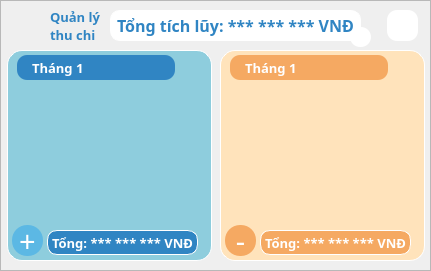
    <widget class="QFrame" name="frame_thuchi">
     <property name="geometry">
      <rect>
       <x>10</x>
       <y>300</y>
       <width>431</width>
       <height>271</height>
      </rect>
     </property>
     <property name="styleSheet">
      <string notr="true">#frame_thuchi{
	background-color: #EEEEEE;
	border-radius: 15;
	border: 1px solid white;
}</string>
     </property>
     <property name="frameShape">
      <enum>QFrame::StyledPanel</enum>
     </property>
     <property name="frameShadow">
      <enum>QFrame::Raised</enum>
     </property>
     <widget class="QFrame" name="frame_thu">
      <property name="geometry">
       <rect>
        <x>7</x>
        <y>50</y>
        <width>205</width>
        <height>211</height>
       </rect>
      </property>
      <property name="styleSheet">
       <string notr="true">#frame_thu{
	background-color: #8ECDDD;
	border-radius: 15;
	border: 1px solid white;
}</string>
      </property>
      <property name="frameShape">
       <enum>QFrame::StyledPanel</enum>
      </property>
      <property name="frameShadow">
       <enum>QFrame::Raised</enum>
      </property>
      <widget class="QPushButton" name="pushButton_Plus_thu">
       <property name="geometry">
        <rect>
         <x>5</x>
         <y>175</y>
         <width>31</width>
         <height>31</height>
        </rect>
       </property>
       <property name="font">
        <font>
         <family>SamsungOne 400</family>
         <pointsize>22</pointsize>
         <bold>false</bold>
        </font>
       </property>
       <property name="styleSheet">
        <string notr="true">#pushButton_Plus_thu
{
	border: 0px solid white;
	background-color: #5CB8E4;
	border-radius: 15px;
	color: white
}
#pushButton_Plus_thu::pressed
{
	background-color: #99FFFF;
	border-style: inset;
}
#pushButton_Plus_thu::hover
{
	background-color: #BBBBBB;
	border-style: inset;
}</string>
       </property>
       <property name="text">
        <string>+</string>
       </property>
       <property name="iconSize">
        <size>
         <width>40</width>
         <height>40</height>
        </size>
       </property>
      </widget>
      <widget class="QLabel" name="label_total_thu">
       <property name="geometry">
        <rect>
         <x>40</x>
         <y>180</y>
         <width>151</width>
         <height>25</height>
        </rect>
       </property>
       <property name="font">
        <font>
         <family>Samsung Sharp Sans</family>
         <pointsize>10</pointsize>
         <bold>true</bold>
        </font>
       </property>
       <property name="styleSheet">
        <string notr="true">#label_total_thu{
	background-color: #3085C3;
	border-radius: 10;
	border: 1px solid white;
	color: white
}</string>
       </property>
       <property name="text">
        <string>Tổng: *** *** *** VNĐ</string>
       </property>
       <property name="alignment">
        <set>Qt::AlignCenter</set>
       </property>
      </widget>
      <widget class="QComboBox" name="comboBox_MonthThu">
       <property name="geometry">
        <rect>
         <x>10</x>
         <y>5</y>
         <width>158</width>
         <height>25</height>
        </rect>
       </property>
       <property name="font">
        <font>
         <family>Samsung Sharp Sans</family>
         <pointsize>10</pointsize>
         <bold>true</bold>
        </font>
       </property>
       <property name="layoutDirection">
        <enum>Qt::LeftToRight</enum>
       </property>
       <property name="autoFillBackground">
        <bool>false</bool>
       </property>
       <property name="styleSheet">
        <string notr="true">/*#comboBox_MonthThu {
    border: 0px solid gray;
    border-radius: 10px;
    min-width: 6em;
	padding-left: 25;
	background-color: #5CB8E4;
	color: white
}

#comboBox_MonthThu:on {
    border-bottom-left-radius: 0px;
    border-bottom-right-radius: 0px;
}

#comboBox_MonthThu QAbstractItemView {
    border-bottom-right-radius: 10px;
    border-bottom-left-radius: 10px;
    background: transparent;
    border: 1px solid gray;
    padding: 4px 4px 4px 4px
}

#comboBox_MonthThu::drop-down {
	image: url(&quot;:/Icon/Image/icons8-month-64.png&quot;);
	width:20;
	padding-right: 5
}
*/

#comboBox_MonthThu {
	border: 0px solid;
	border-radius: 10px;
	background-color: #3085C3;
	padding: 1px 23px 1px 15px;
	min-width: 6em;
	color: #ffffff;
}
#comboBox_MonthThu::drop-down {
	subcontrol-origin: padding;
	subcontrol-position: top right;
	width: 20px;
 
	border-top-right-radius: 3px;
	border-bottom-right-radius: 3px;
}
#comboBox_MonthThu::down-arrow {
	image: url(&quot;:/Icon/Image/icons8-month-64.png&quot;);
	width: 20;
	height: 20;
	padding-right: 5
}
 
#comboBox_MonthThu QAbstractItemView {
    border-bottom-right-radius: 10px;
    border-bottom-left-radius: 10px;
    background-color: white;
    border: 0px solid gray;
    padding: 4px 4px 4px 4px;
	color: #3081D0;
	border-radius: 15;
}</string>
       </property>
       <property name="editable">
        <bool>false</bool>
       </property>
       <property name="currentIndex">
        <number>0</number>
       </property>
       <property name="maxVisibleItems">
        <number>10</number>
       </property>
       <item>
        <property name="text">
         <string>Tháng 1</string>
        </property>
       </item>
       <item>
        <property name="text">
         <string>Tháng 2</string>
        </property>
       </item>
       <item>
        <property name="text">
         <string>Tháng 3</string>
        </property>
       </item>
       <item>
        <property name="text">
         <string>Tháng 4</string>
        </property>
       </item>
       <item>
        <property name="text">
         <string>Tháng 5</string>
        </property>
       </item>
       <item>
        <property name="text">
         <string>Tháng 6</string>
        </property>
       </item>
       <item>
        <property name="text">
         <string>Tháng 7</string>
        </property>
       </item>
       <item>
        <property name="text">
         <string>Tháng 8</string>
        </property>
       </item>
       <item>
        <property name="text">
         <string>Tháng 9</string>
        </property>
       </item>
       <item>
        <property name="text">
         <string>Tháng 10</string>
        </property>
       </item>
       <item>
        <property name="text">
         <string>Tháng 11</string>
        </property>
       </item>
       <item>
        <property name="text">
         <string>Tháng 12</string>
        </property>
       </item>
      </widget>
     </widget>
     <widget class="QFrame" name="frame_chi">
      <property name="geometry">
       <rect>
        <x>220</x>
        <y>50</y>
        <width>205</width>
        <height>211</height>
       </rect>
      </property>
      <property name="styleSheet">
       <string notr="true">#frame_chi{
	background-color: #FFE3BB;
	border-radius: 15;
	border: 1px solid white;
}</string>
      </property>
      <property name="frameShape">
       <enum>QFrame::StyledPanel</enum>
      </property>
      <property name="frameShadow">
       <enum>QFrame::Raised</enum>
      </property>
      <widget class="QPushButton" name="pushButton_Plus_chi">
       <property name="geometry">
        <rect>
         <x>5</x>
         <y>175</y>
         <width>31</width>
         <height>31</height>
        </rect>
       </property>
       <property name="font">
        <font>
         <family>SamsungOne 400</family>
         <pointsize>22</pointsize>
        </font>
       </property>
       <property name="styleSheet">
        <string notr="true">#pushButton_Plus_chi
{
	border: 0px solid white;
	background-color: #F5A962;
	border-radius: 15px;
	color: white
}
#pushButton_Plus_chi::pressed
{
	background-color: #99FFFF;
	border-style: inset;
}
#pushButton_Plus_chi::hover
{
	background-color: #BBBBBB;
	border-style: inset;
}</string>
       </property>
       <property name="text">
        <string>-</string>
       </property>
       <property name="iconSize">
        <size>
         <width>40</width>
         <height>40</height>
        </size>
       </property>
      </widget>
      <widget class="QLabel" name="label_6">
       <property name="geometry">
        <rect>
         <x>170</x>
         <y>5</y>
         <width>28</width>
         <height>28</height>
        </rect>
       </property>
       <property name="text">
        <string/>
       </property>
       <property name="pixmap">
        <pixmap resource="ResourceFile.qrc">:/Icon/Image/icons8-money-48.png</pixmap>
       </property>
       <property name="scaledContents">
        <bool>true</bool>
       </property>
      </widget>
      <widget class="QLabel" name="label_total_chi">
       <property name="geometry">
        <rect>
         <x>40</x>
         <y>180</y>
         <width>151</width>
         <height>25</height>
        </rect>
       </property>
       <property name="font">
        <font>
         <family>Samsung Sharp Sans</family>
         <pointsize>10</pointsize>
         <bold>true</bold>
        </font>
       </property>
       <property name="styleSheet">
        <string notr="true">#label_total_chi{
	background-color: #F5A962;
	border-radius: 10;
	border: 1px solid white;
	color: white
}</string>
       </property>
       <property name="text">
        <string>Tổng: *** *** *** VNĐ</string>
       </property>
       <property name="alignment">
        <set>Qt::AlignCenter</set>
       </property>
      </widget>
      <widget class="QComboBox" name="comboBox_MonthChi">
       <property name="geometry">
        <rect>
         <x>10</x>
         <y>5</y>
         <width>158</width>
         <height>25</height>
        </rect>
       </property>
       <property name="font">
        <font>
         <family>Samsung Sharp Sans</family>
         <pointsize>10</pointsize>
         <bold>true</bold>
        </font>
       </property>
       <property name="layoutDirection">
        <enum>Qt::LeftToRight</enum>
       </property>
       <property name="autoFillBackground">
        <bool>false</bool>
       </property>
       <property name="styleSheet">
        <string notr="true">#comboBox_MonthChi {
	border: 0px solid;
	border-radius: 10px;
	background-color: #F5A962;
	padding: 1px 23px 1px 15px;
	min-width: 6em;
	color: #ffffff;
}
#comboBox_MonthChi::drop-down {
	subcontrol-origin: padding;
	subcontrol-position: top right;
	width: 20px;
 
	border-top-right-radius: 3px;
	border-bottom-right-radius: 3px;
}
#comboBox_MonthChi::down-arrow {
	image: url(&quot;:/Icon/Image/icons8-month-64.png&quot;);
	width: 20;
	height: 20;
	padding-right: 5
}
 
#comboBox_MonthChi QAbstractItemView {
    border-bottom-right-radius: 10px;
    border-bottom-left-radius: 10px;
    background-color: white;
    border: 0px solid gray;
    padding: 4px 4px 4px 4px;
	color: #F5A962;
	border-radius: 15;
}</string>
       </property>
       <property name="editable">
        <bool>false</bool>
       </property>
       <property name="currentIndex">
        <number>0</number>
       </property>
       <property name="maxVisibleItems">
        <number>10</number>
       </property>
       <item>
        <property name="text">
         <string>Tháng 1</string>
        </property>
       </item>
       <item>
        <property name="text">
         <string>Tháng 2</string>
        </property>
       </item>
       <item>
        <property name="text">
         <string>Tháng 3</string>
        </property>
       </item>
       <item>
        <property name="text">
         <string>Tháng 4</string>
        </property>
       </item>
       <item>
        <property name="text">
         <string>Tháng 5</string>
        </property>
       </item>
       <item>
        <property name="text">
         <string>Tháng 6</string>
        </property>
       </item>
       <item>
        <property name="text">
         <string>Tháng 7</string>
        </property>
       </item>
       <item>
        <property name="text">
         <string>Tháng 8</string>
        </property>
       </item>
       <item>
        <property name="text">
         <string>Tháng 9</string>
        </property>
       </item>
       <item>
        <property name="text">
         <string>Tháng 10</string>
        </property>
       </item>
       <item>
        <property name="text">
         <string>Tháng 11</string>
        </property>
       </item>
       <item>
        <property name="text">
         <string>Tháng 12</string>
        </property>
       </item>
      </widget>
     </widget>
     <widget class="QLabel" name="label_total">
      <property name="geometry">
       <rect>
        <x>110</x>
        <y>10</y>
        <width>251</width>
        <height>31</height>
       </rect>
      </property>
      <property name="font">
       <font>
        <family>Samsung Sharp Sans</family>
        <pointsize>12</pointsize>
        <bold>true</bold>
       </font>
      </property>
      <property name="styleSheet">
       <string notr="true">#label_total{
	background-color: white;
	border-radius: 10;
	border: 1px solid white;
	color: #3085C3
}</string>
      </property>
      <property name="text">
       <string>Tổng tích lũy: *** *** *** VNĐ</string>
      </property>
      <property name="alignment">
       <set>Qt::AlignCenter</set>
      </property>
     </widget>
     <widget class="QLabel" name="label_3">
      <property name="geometry">
       <rect>
        <x>50</x>
        <y>10</y>
        <width>61</width>
        <height>31</height>
       </rect>
      </property>
      <property name="font">
       <font>
        <family>Samsung Sharp Sans</family>
        <pointsize>10</pointsize>
        <bold>true</bold>
       </font>
      </property>
      <property name="styleSheet">
       <string notr="true">color: #3085C3</string>
      </property>
      <property name="text">
       <string>Quản lý 
thu chi</string>
      </property>
     </widget>
     <widget class="QLabel" name="label_4">
      <property name="geometry">
       <rect>
        <x>10</x>
        <y>5</y>
        <width>40</width>
        <height>40</height>
       </rect>
      </property>
      <property name="text">
       <string/>
      </property>
      <property name="pixmap">
       <pixmap resource="ResourceFile.qrc">:/Icon/Image/manager.png</pixmap>
      </property>
      <property name="scaledContents">
       <bool>true</bool>
      </property>
     </widget>
     <widget class="QLabel" name="label_5">
      <property name="geometry">
       <rect>
        <x>175</x>
        <y>55</y>
        <width>28</width>
        <height>28</height>
       </rect>
      </property>
      <property name="text">
       <string/>
      </property>
      <property name="pixmap">
       <pixmap resource="ResourceFile.qrc">:/Icon/Image/icons8-revenue-48.png</pixmap>
      </property>
      <property name="scaledContents">
       <bool>true</bool>
      </property>
     </widget>
     <widget class="QPushButton" name="pushButton_Excel">
      <property name="geometry">
       <rect>
        <x>387</x>
        <y>10</y>
        <width>31</width>
        <height>31</height>
       </rect>
      </property>
      <property name="styleSheet">
       <string notr="true">#pushButton_Excel
{
	border: 0px solid white;
	background-color: white;
	border-radius: 10px;
}
#pushButton_Excel::pressed
{
	background-color: #99FFFF;
	border-style: inset;
}
#pushButton_Excel::hover
{
	background-color: #BBBBBB;
	border-style: inset;
}</string>
      </property>
      <property name="text">
       <string/>
      </property>
      <property name="icon">
       <iconset resource="ResourceFile.qrc">
        <normaloff>:/Icon/Image/icons8-excel-48.png</normaloff>:/Icon/Image/icons8-excel-48.png</iconset>
      </property>
      <property name="iconSize">
       <size>
        <width>40</width>
        <height>40</height>
       </size>
      </property>
     </widget>
     <widget class="QPushButton" name="pushButton_hide">
      <property name="geometry">
       <rect>
        <x>350</x>
        <y>27</y>
        <width>21</width>
        <height>20</height>
       </rect>
      </property>
      <property name="styleSheet">
       <string notr="true">#pushButton_hide
{
	border: 0px solid white;
	background-color: white;
	border-radius: 10px;
}
#pushButton_hide::pressed
{
	background-color: #99FFFF;
	border-style: inset;
}
#pushButton_hide::hover
{
	background-color: #BBBBBB;
	border-style: inset;
}</string>
      </property>
      <property name="text">
       <string/>
      </property>
      <property name="icon">
       <iconset resource="ResourceFile.qrc">
        <normaloff>:/Icon/Image/icons8-eye-15.png</normaloff>:/Icon/Image/icons8-eye-15.png</iconset>
      </property>
      <property name="iconSize">
       <size>
        <width>40</width>
        <height>40</height>
       </size>
      </property>
     </widget>
    </widget>
